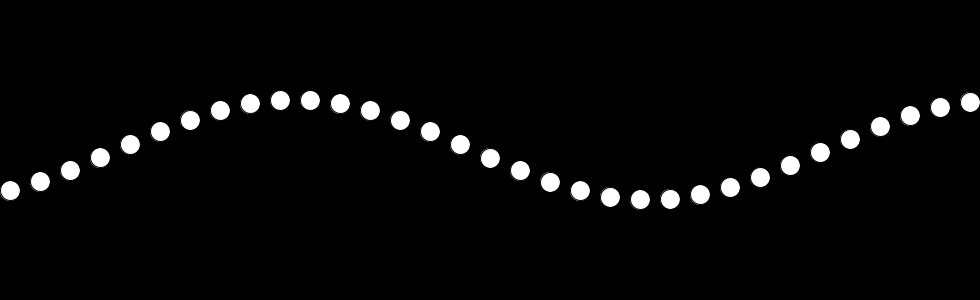
Frame 1 (no input)
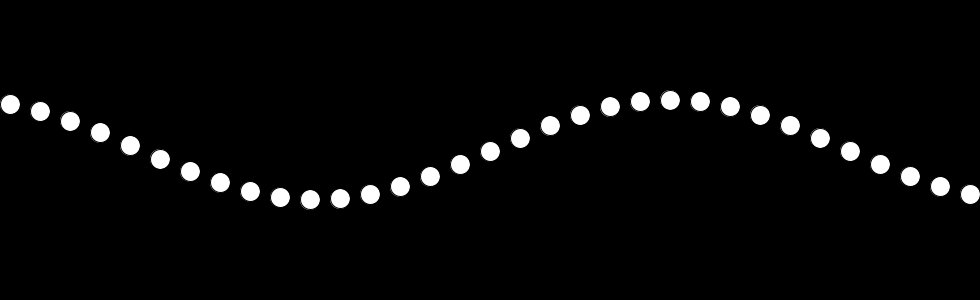
Frame 60 (the mouse pressed at the canvas centre just before this capture)
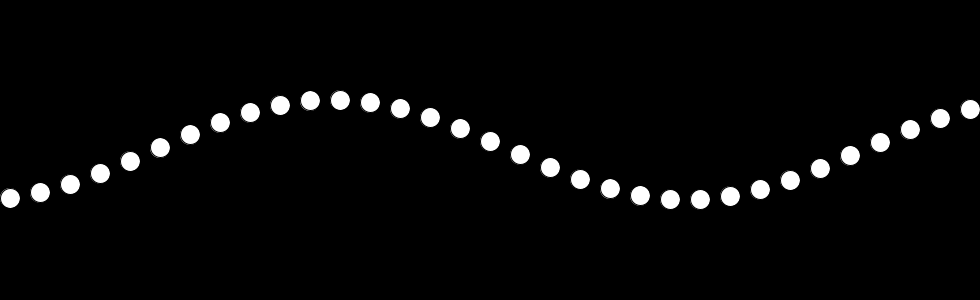
Frame 120 (the mouse held since frame 60 and released just before this capture)

The Processing sketch that drew these frames (run headless with seeded random() and noise(); from frame 60 on, the mouse is pressed at the canvas centre):

// Processing sketch: joy_waves
// ── joy_waves.pde
float A = height/2;
float diameter = 20;
float radius = diameter / 2;
float frequency = .10;
float time = 0;

void setup() {
  size(980, 300);
}

void draw() {
  background(0);
  translate(0, height/2);
  for (float x = radius; x <= width-radius; x += diameter*1.5) {
    float phi = -x*.41;
    ellipse(x, A*sin(frequency*time + phi), diameter, diameter);
  }
  time += .5;
}
